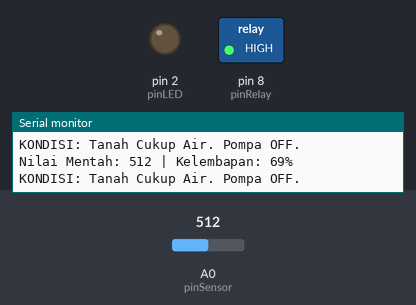
The sketch below on a simulated Arduino Uno, built with avr-gcc and run on an emulated ATmega328P. Parts: switched loads named in the sketch (green lamp = pin HIGH), output pins drawn as LEDs (lit = HIGH), the last lines printed to the serial monitor. The test bench sets the inputs (shaded band); at power-on: A0 (pinSensor) = 512.

Above: at 2.8 s.
2.9 s: A0 (pinSensor) set to 775
5.6 s: A0 (pinSensor) set to 808
At 7.2 s:
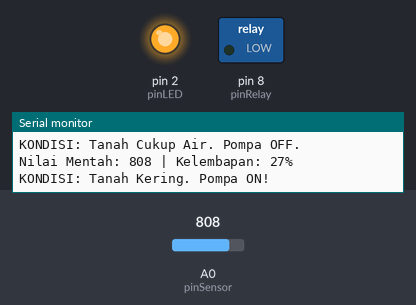
8.3 s: A0 (pinSensor) set to 716
At 14.0 s:
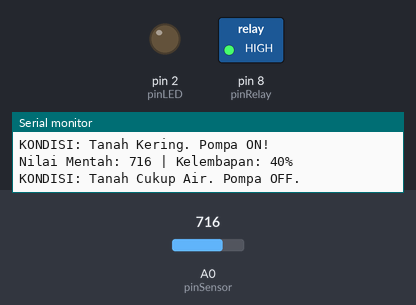
14.3 s: A0 (pinSensor) set to 900
At 15.9 s:
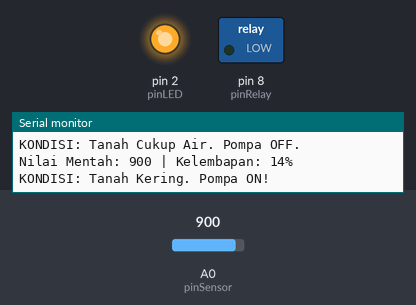
Timing chart, 0 to 17.4 s (numbered marks = the images above; inputs shaded):
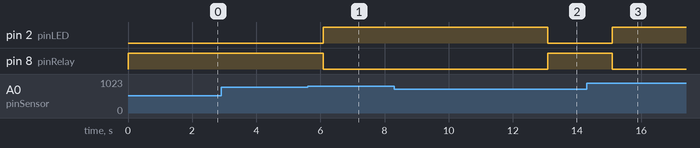

Measured:
- the behaviour switches between 790 and 791 on A0 (pinSensor) (found by bisection; images 0 and 1)
- after the input at 5.6 s, pin 2 (pinLED): LOW → HIGH after 0.48 s; pin 8 (pinRelay): HIGH → LOW after 0.48 s
- after the input at 8.3 s, pin 2 (pinLED): HIGH → LOW after 4.8 s; pin 8 (pinRelay): LOW → HIGH after 4.8 s
- after the input at 14.3 s, pin 2 (pinLED): LOW → HIGH after 0.80 s; pin 8 (pinRelay): HIGH → LOW after 0.80 s

The sketch:

Penyiram_Tanaman_Otomatis_Arduino_1.ino
```cpp
// Definisi Pin
const int pinSensor = A0;
const int pinRelay  = 8;
const int pinLED    = 2;

// Kalibrasi (Ubah angka ini berdasarkan hasil Serial Monitor kamu)
const int NILAI_KERING = 1000; // Nilai saat sensor di udara/tanah kering
const int NILAI_BASAH  = 300;  // Nilai saat sensor di tanah basah/air

// Ambang Batas dalam Persen
int batasSiramPersen = 30; // Pompa nyala jika kelembapan di bawah 30%

void setup() {
  pinMode(pinRelay, OUTPUT);
  pinMode(pinLED, OUTPUT);
  pinMode(pinSensor, INPUT);

  digitalWrite(pinRelay, HIGH); // Matikan pompa di awal
  digitalWrite(pinLED, LOW);

  Serial.begin(9600);
  Serial.println("Sistem Monitoring Kelembapan (%) Dimulai");
}

void loop() {
  // Baca nilai mentah dari sensor
  int nilaiMentah = analogRead(pinSensor);

  // Ubah nilai mentah ke persentase
  // Map: (nilai, dari_bawah, dari_atas, ke_bawah, ke_atas)
  int kelembapanPersen = map(nilaiMentah, NILAI_KERING, NILAI_BASAH, 0, 100);

  // Batasi agar nilai tetap di antara 0-100%
  kelembapanPersen = constrain(kelembapanPersen, 0, 100);

  // Tampilkan di Serial Monitor
  Serial.print("Nilai Mentah: ");
  Serial.print(nilaiMentah);
  Serial.print(" | Kelembapan: ");
  Serial.print(kelembapanPersen);
  Serial.println("%");

  // Logika Penyiraman
  if (kelembapanPersen < batasSiramPersen) {
    Serial.println("KONDISI: Tanah Kering. Pompa ON!");
    digitalWrite(pinRelay, LOW);  // Nyalakan Pompa
    digitalWrite(pinLED, HIGH);   // Nyalakan LED
    delay(5000);                  // Siram selama 5 detik
  } else {
    Serial.println("KONDISI: Tanah Cukup Air. Pompa OFF.");
    digitalWrite(pinRelay, HIGH); // Matikan Pompa
    digitalWrite(pinLED, LOW);    // Matikan LED
  }

  delay(2000); // Tunggu 2 detik sebelum pembacaan berikutnya
}
```
